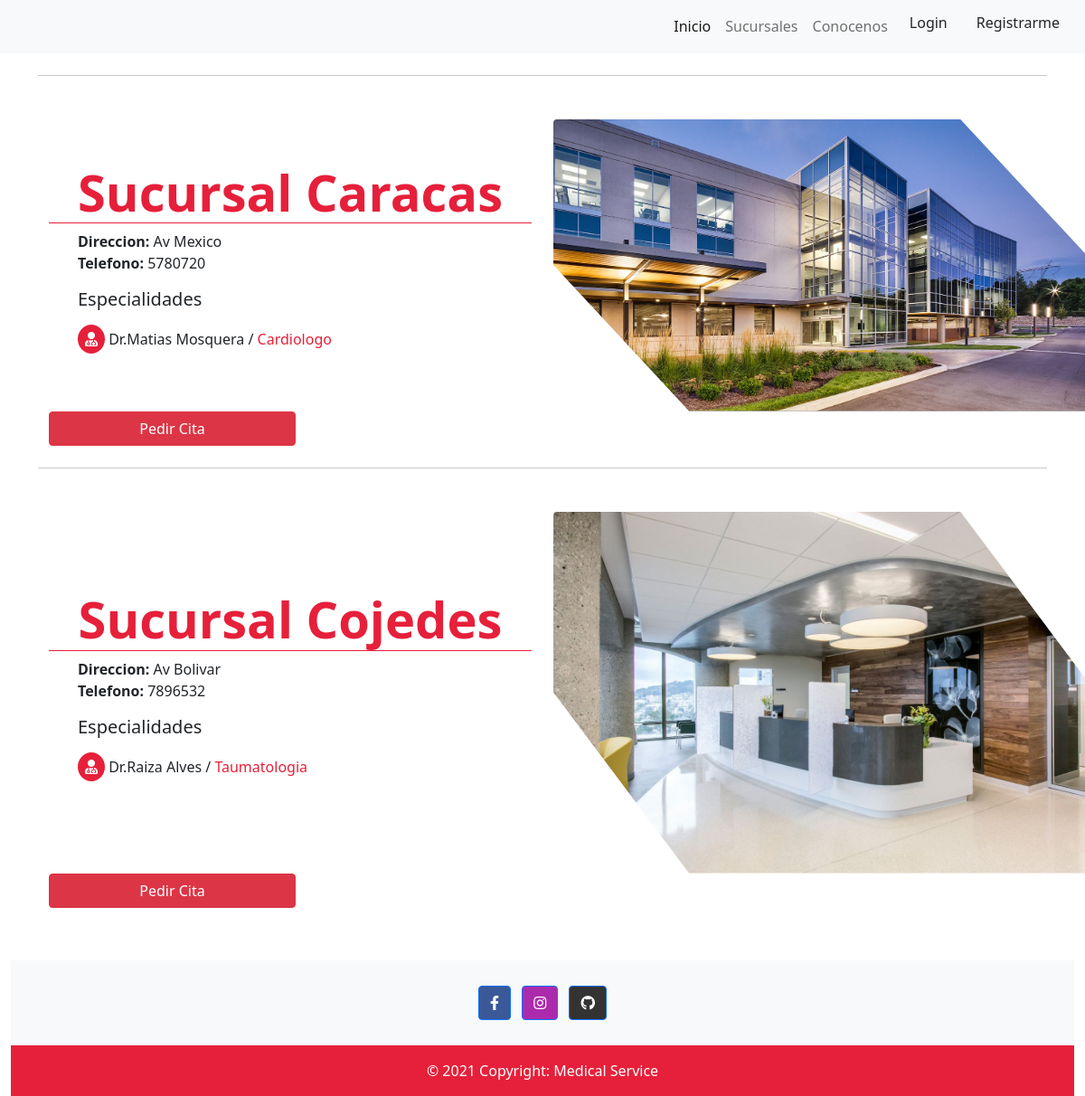
Page /branchOffices/branchOffice/ on the earlier database version.
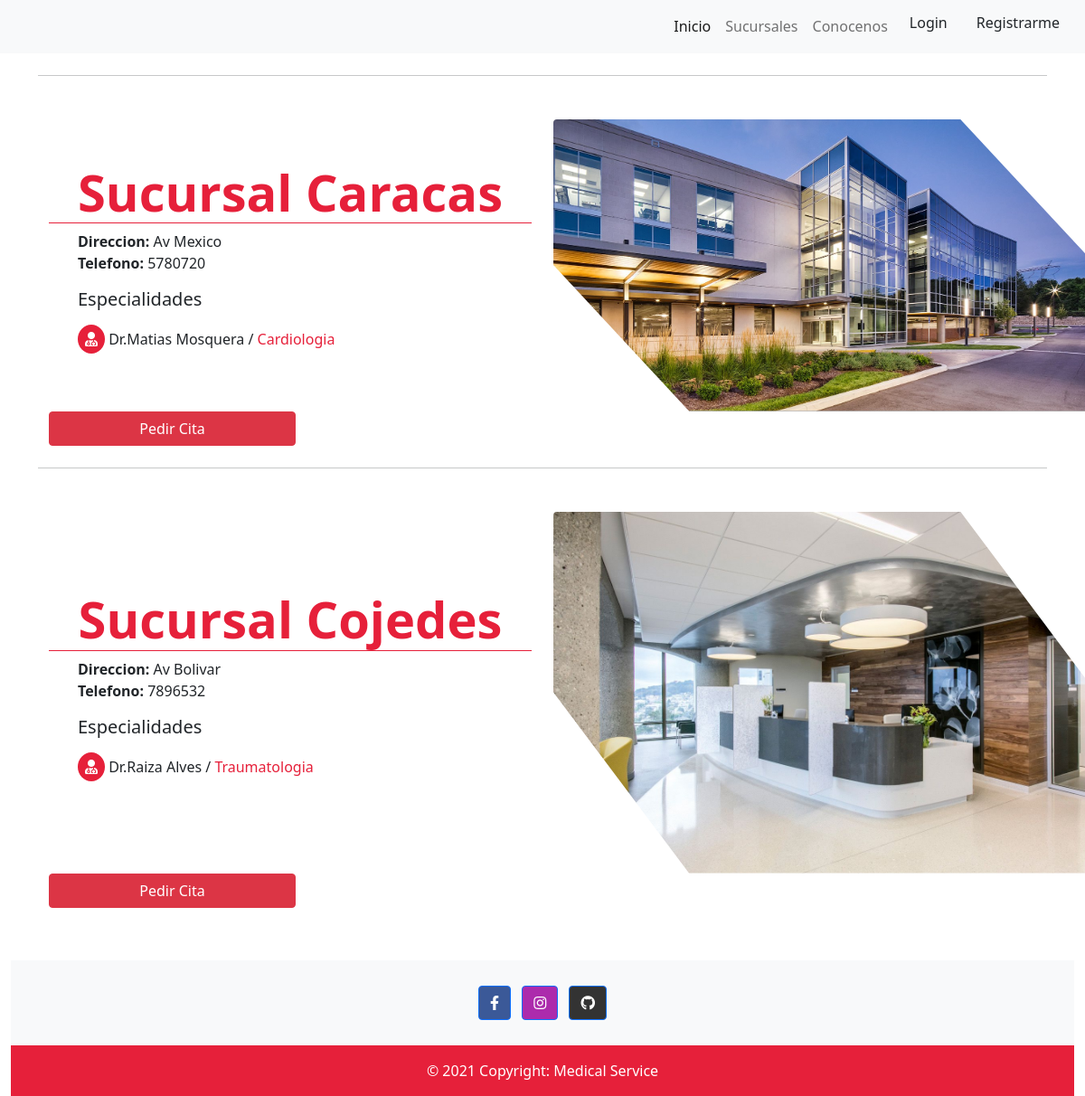
Same page on the later database version.
### doctors/models.py (models this page shows, shortened)
class Specialty(models.Model):
    name = models.CharField("Especialidad", max_length=100)
    image = models.ImageField('Imagen', upload_to='specialty/',null=True,blank=True)
    icon = models.CharField(max_length=100,blank=True, null=True)

### branchOffices/views.py (the view)
# urls.py: path('branchOffice/', BranchOfficeList.as_view(),name='branchOffices'),
class BranchOfficeList(ListView):
    model = BranchOffices
    template_name = 'branchOffices/branchOfficeList.html'
    def get_context_data(self, **kwargs):
        context = super(BranchOfficeList, self).get_context_data(**kwargs)
        context['branchOffice'] = BranchOffices.objects.all()
        return context

### branchOffices/templates/branchOffices/branchOfficeList.html (shortened to what this page needs)
{% extends 'base.html' %}
{% load static %}
{% load crispy_forms_tags %}
{% block content %}
<link rel="stylesheet" href="{% static 'css/branchOfficeList.css' %}">
<div class="container contenedor">
    {% for b in branchOffice %}
    <hr>
    <div class="container">
        <div class="row pt-4 border-danger d-flex justify-content-center align-items-center mt-4 mb-4">
            <div class="col-6">
                <div class="jumbotron">
                    <h1 class="display-4 text-center text-colored">{{b.name}}</h1>
                </div>
                <ul class="ul-descriptions">
                    <li><strong>Direccion:</strong> {{b.address}}</li>
                    <li><strong>Telefono:</strong> {{b.phone}}</li>
                    <h5>Especialidades</h5>
                    {% for s in b.doctors.all %}
                    <li class="info-medic"><i class="fas fa-user-md"></i>
                        Dr.{{s.name}} {{s.lastName}} /
                        {% for m in s.specialty.all %}
                        <span class="specialty-medic">{{m.name}}</span>
                        {% endfor %}
                    </li>
                        {% endfor %}
                </ul>
            </div>
            <div class="col-6">
                <a href="{% url 'detail' b.id %}"><img class="rounded img-top img-bo" src="{{b.image.url}}" alt=""></a>
            </div>
            <div class="">
                <a href="{% url 'appointment' %}" class="btn btn-danger w-25 button-appointment">Pedir Cita</a>
            </div>
        </div>
    </div>
    {% endfor %}
</div>
{% endblock %}

Differences in the rows shown:
changed Specialty: name "Cardiologo" → "Cardiologia"
changed Specialty: name "Taumatologia" → "Traumatologia"
